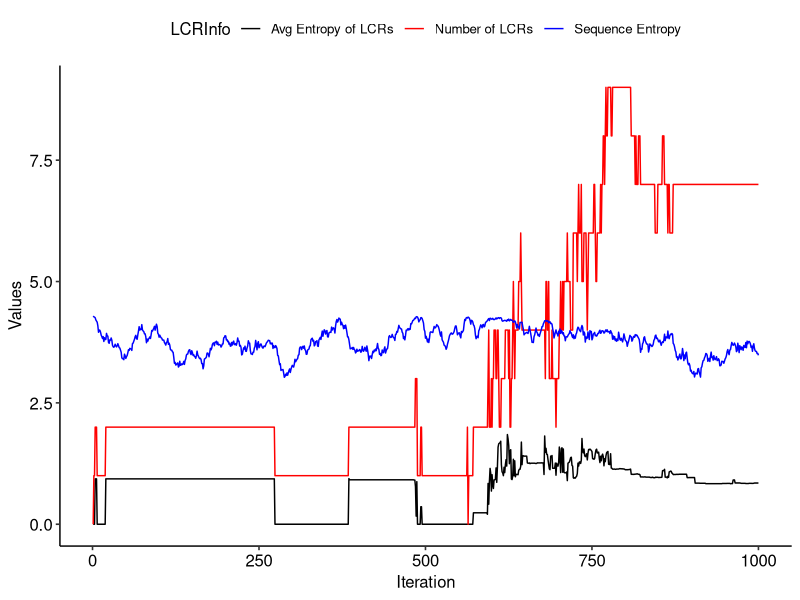
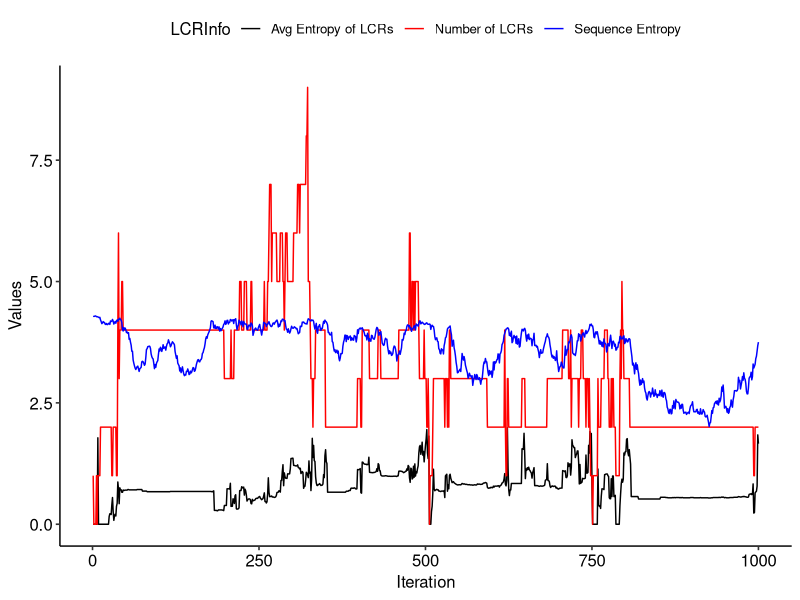
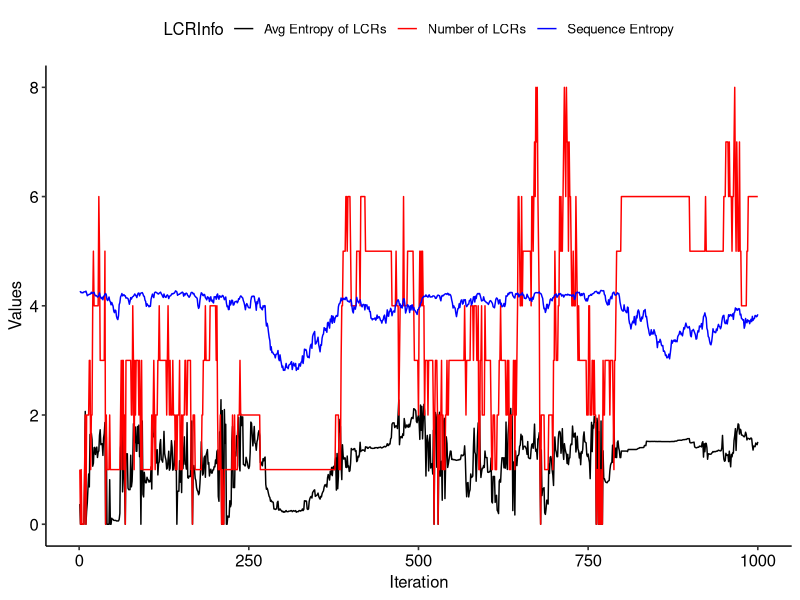
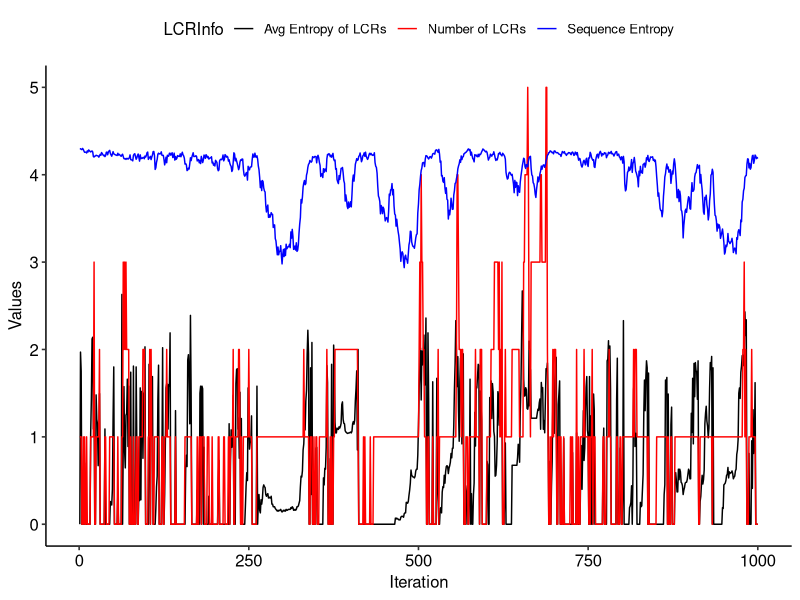
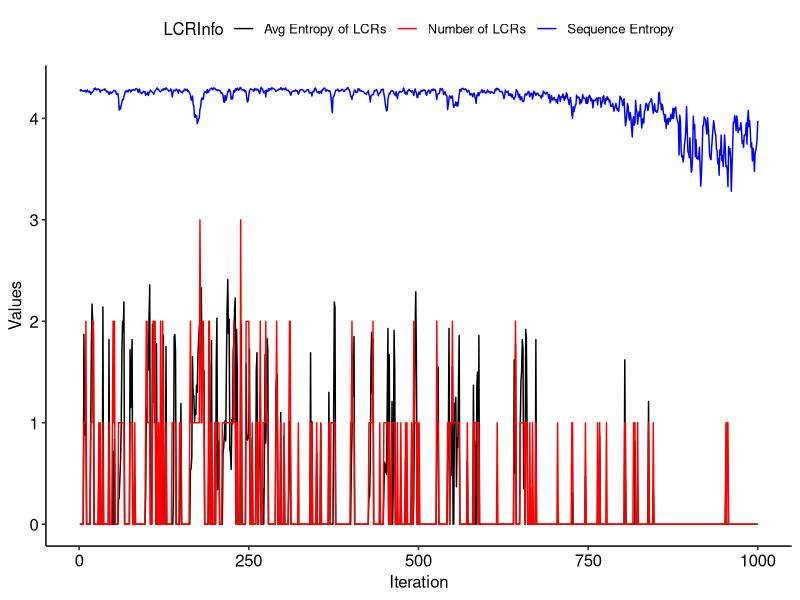
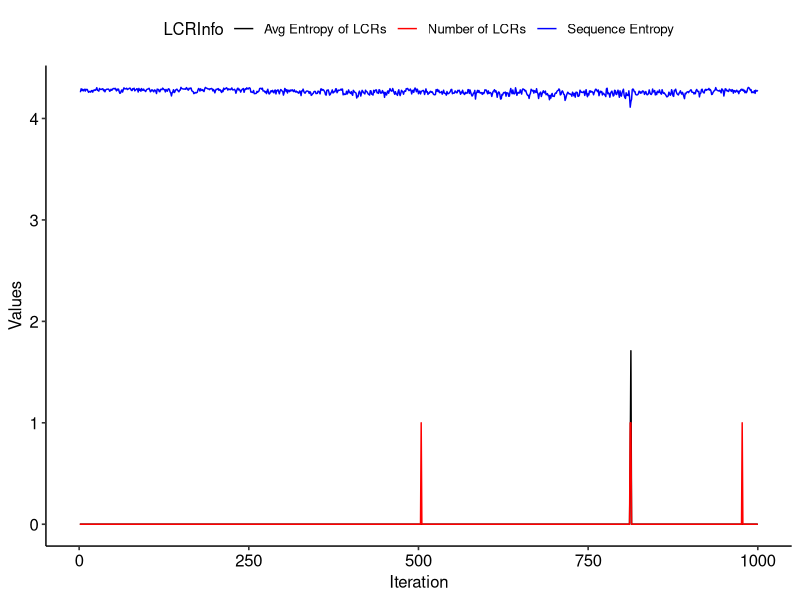
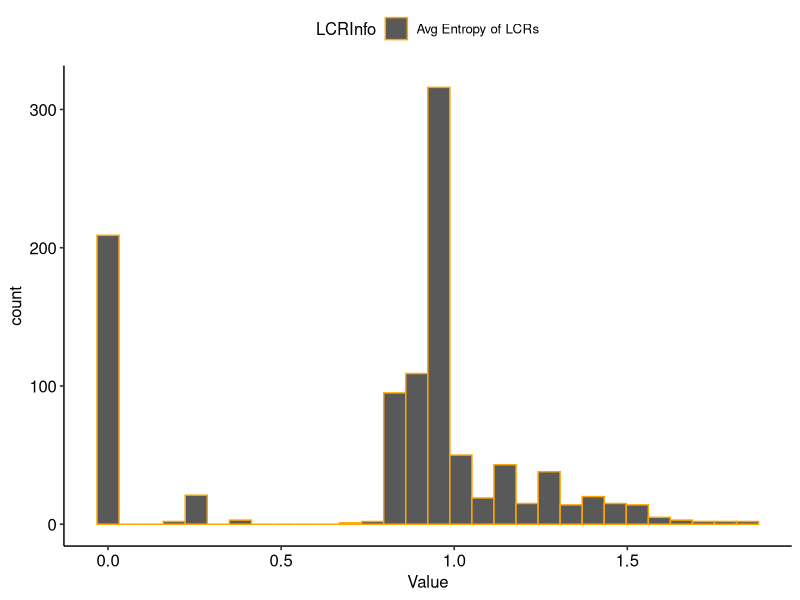
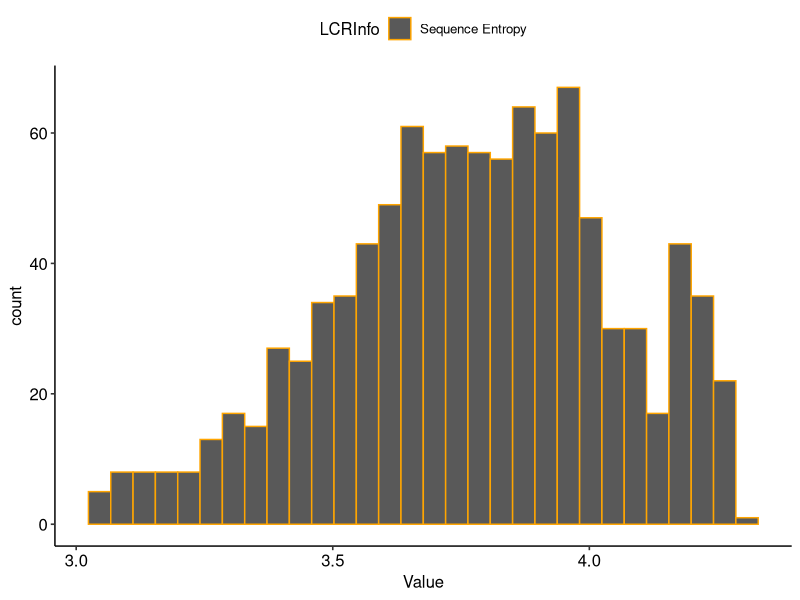

These charts were generated, in order, by the following R code:
###IMPORTING THE TAB DELIM FILES FOR 1000 DISTANCES
df_1000_im1_ii0.01 <- read.delim("10_distances_im0.01_ii1.txt", header = FALSE)
df_1000_im1_ii0.1 <- read.delim("10_distances_im0.1_ii1.txt", header = FALSE)
df_1000_im1_ii0.5 <- read.delim("10_distances_im0.5_ii1.txt", header = FALSE)
df_1000_im1_ii1 <- read.delim("10_distances_im1_ii1.txt", header = FALSE)
df_1000_im1_ii2 <- read.delim("10_distances_im2_ii1.txt", header = FALSE)
df_1000_im1_ii10 <- read.delim("10_distances_im10_ii1.txt", header = FALSE)

### ADDING A COLUMN OF EITHER 1:10 OR 1:100 FOR PLOTTING
col_1000 <- c(1:1000)

df_1000_im1_ii0.01 <- cbind(df_1000_im1_ii0.01, col_1000)
df_1000_im1_ii0.1 <- cbind(df_1000_im1_ii0.1, col_1000)
df_1000_im1_ii0.5 <- cbind(df_1000_im1_ii0.5, col_1000)
df_1000_im1_ii1 <- cbind(df_1000_im1_ii1, col_1000)
df_1000_im1_ii2 <- cbind(df_1000_im1_ii2, col_1000)
df_1000_im1_ii10 <- cbind(df_1000_im1_ii10, col_1000)


### GRAPHING THE SHIT
library(ggplot2)
library(ggpubr)
library(dplyr)
library(tidyr)
theme_set(theme_pubr())

###V7 is avg num of LCRs
###V8 is avg entropy of LCRs
###V9 is Sequence Entropy
### col_1000 is the indexes
### 1000 Distances, IM0 II0.01
###V7 is avg num of LCRs
###V8 is avg entropy
### col_1000 is the indexes
### 1000 Distances, IM1 II0.01
###MAKING NEW PLOTS WITH THE NOT NORMALIZED VALUES

pSmall1 <- df_1000_im1_ii0.01 %>% rename("Number of LCRs" = "V7", "Avg Entropy of LCRs" = "V8", "Sequence Entropy" = "V9") %>% select(col_1000, "Number of LCRs", "Avg Entropy of LCRs", "Sequence Entropy") %>%
  pivot_longer(-col_1000, names_to = "LCRInfo", values_to = "Values") %>%
  ggplot(aes(x = col_1000, y = Values, group = LCRInfo, colour = LCRInfo)) +
  geom_line() +
  #geom_smooth() +
  xlab("Iteration") +
  scale_colour_manual(values = c("black","red", "blue"))

pSmall1

##IM1 II 0.1
pSmall2 <- df_1000_im1_ii0.1 %>% rename("Number of LCRs" = "V7", "Avg Entropy of LCRs" = "V8", "Sequence Entropy" = "V9") %>% select(col_1000, "Number of LCRs", "Avg Entropy of LCRs", "Sequence Entropy") %>%
  pivot_longer(-col_1000, names_to = "LCRInfo", values_to = "Values") %>%
  ggplot(aes(x = col_1000, y = Values, group = LCRInfo, colour = LCRInfo)) +
  geom_line() +
  #geom_smooth() +
  xlab("Iteration") +
  scale_colour_manual(values = c("black","red", "blue"))

pSmall2

##IM1 II 0.5
pSmall3 <- df_1000_im1_ii0.5 %>% rename("Number of LCRs" = "V7", "Avg Entropy of LCRs" = "V8", "Sequence Entropy" = "V9") %>% select(col_1000, "Number of LCRs", "Avg Entropy of LCRs", "Sequence Entropy") %>%
  pivot_longer(-col_1000, names_to = "LCRInfo", values_to = "Values") %>%
  ggplot(aes(x = col_1000, y = Values, group = LCRInfo, colour = LCRInfo)) +
  geom_line() +
  #geom_smooth() +
  xlab("Iteration") +
  scale_colour_manual(values = c("black","red", "blue"))

pSmall3

##IM1 II 1
pSmall4 <- df_1000_im1_ii1 %>% rename("Number of LCRs" = "V7", "Avg Entropy of LCRs" = "V8", "Sequence Entropy" = "V9") %>% select(col_1000, "Number of LCRs", "Avg Entropy of LCRs", "Sequence Entropy") %>%
  pivot_longer(-col_1000, names_to = "LCRInfo", values_to = "Values") %>%
  ggplot(aes(x = col_1000, y = Values, group = LCRInfo, colour = LCRInfo)) +
  geom_line() +
  #geom_smooth() +
  xlab("Iteration") +
  scale_colour_manual(values = c("black","red", "blue"))

pSmall4

##IM1 II 2
pSmall5 <- df_1000_im1_ii2 %>% rename("Number of LCRs" = "V7", "Avg Entropy of LCRs" = "V8", "Sequence Entropy" = "V9") %>% select(col_1000, "Number of LCRs", "Avg Entropy of LCRs", "Sequence Entropy") %>%
  pivot_longer(-col_1000, names_to = "LCRInfo", values_to = "Values") %>%
  ggplot(aes(x = col_1000, y = Values, group = LCRInfo, colour = LCRInfo)) +
  geom_line() +
  #geom_smooth() +
  xlab("Iteration") +
  scale_colour_manual(values = c("black","red", "blue"))

pSmall5

##IM1 II 10
pSmall6 <- df_1000_im1_ii10 %>% rename("Number of LCRs" = "V7", "Avg Entropy of LCRs" = "V8", "Sequence Entropy" = "V9") %>% select(col_1000, "Number of LCRs", "Avg Entropy of LCRs", "Sequence Entropy") %>%
  pivot_longer(-col_1000, names_to = "LCRInfo", values_to = "Values") %>%
  ggplot(aes(x = col_1000, y = Values, group = LCRInfo, colour = LCRInfo)) +
  geom_line() +
  #geom_smooth() +
  xlab("Iteration") +
  #geom_smooth() +
  scale_colour_manual(values = c("black","red", "blue"))

pSmall6

jpeg("m0.01-0.1-0.5.jpeg", units="in", width=12, height=6, res=300)
ggarrange(ggarrange(pSmall1, pSmall2, ncol = 2, labels = c("im0.01", "im0.1")), pSmall3, 
          labels = c("","im0.5"), nrow = 2)
dev.off()

jpeg("m1-2-10.jpeg", units="in", width=12, height=6, res=300)
ggarrange(ggarrange(pSmall4, pSmall5, ncol = 2, labels = c("im1", "im2")), pSmall6, 
          labels = c("","im10"), nrow = 2)
dev.off()

### Testing out histograms
pSmall7a <- df_1000_im1_ii0.01 %>% rename("Number of LCRs" = "V7", "Avg Entropy of LCRs" = "V8", "Sequence Entropy" = "V9") %>% select(col_1000, "Avg Entropy of LCRs") %>%
  pivot_longer(-col_1000, names_to = "LCRInfo", values_to = "Values") %>%
  ggplot(aes(x = Values, group = LCRInfo, colour = LCRInfo)) +
  geom_histogram() +
  xlab("Value") +
  #geom_smooth() +
  scale_colour_manual(values = c("Orange","orange", "purple"))

pSmall7a

pSmall7b <- df_1000_im1_ii0.01 %>% rename("Number of LCRs" = "V7", "Avg Entropy of LCRs" = "V8", "Sequence Entropy" = "V9") %>% select(col_1000, "Sequence Entropy") %>%
  pivot_longer(-col_1000, names_to = "LCRInfo", values_to = "Values") %>%
  ggplot(aes(x = Values, group = LCRInfo, colour = LCRInfo)) +
  geom_histogram() +
  xlab("Value") +
  #geom_smooth() +
  scale_colour_manual(values = c("Orange","orange", "purple"))

pSmall7b

pSmall7c <- df_1000_im1_ii0.01 %>% rename("Number of LCRs" = "V7", "Avg Entropy of LCRs" = "V8", "Sequence Entropy" = "V9") %>% select(col_1000, "Number of LCRs") %>%
  pivot_longer(-col_1000, names_to = "LCRInfo", values_to = "Values") %>%
  ggplot(aes(x = Values, group = LCRInfo, colour = LCRInfo)) +
  geom_histogram() +
  xlab("Value") +
  #geom_smooth() +
  scale_colour_manual(values = c("Orange","orange", "purple"))

pSmall7c

ggarrange(pSmall7a, pSmall7b, pSmall7c)




